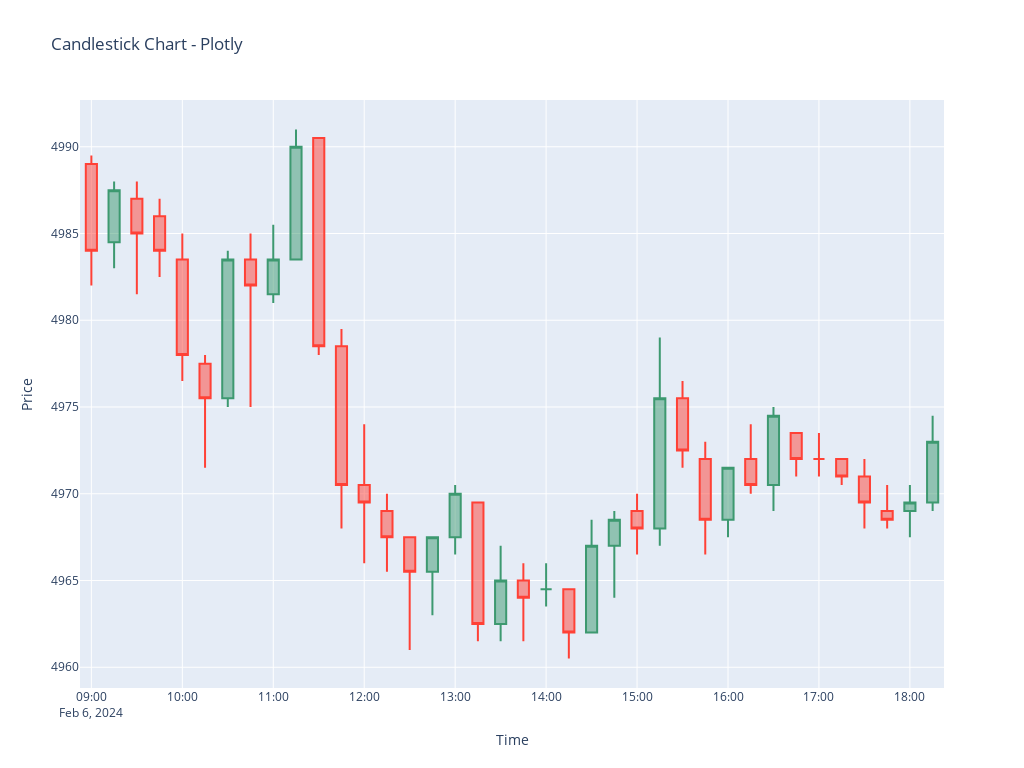

The notebook cell this image was saved under:
### Code cell
%matplotlib inline
import pandas as pd
import numpy as np
import matplotlib.pyplot as plt
import seaborn as sns
from xgboost import XGBRegressor
from sklearn.impute import KNNImputer
from sklearn.preprocessing import MinMaxScaler, StandardScaler, OrdinalEncoder, LabelEncoder, RobustScaler
from sklearn.feature_selection import mutual_info_regression
from sklearn.decomposition import PCA
from sklearn.neural_network import MLPRegressor
from sklearn.ensemble import VotingRegressor
from sklearn.model_selection import train_test_split
from sklearn.pipeline import Pipeline
from matplotlib.colors import Normalize
from catboost import CatBoostRegressor
import plotly.graph_objects as go

# Load Data
df = pd.read_csv("C:/Users/coimb/Documents/EBAC/csv_data_dol_og.csv", sep=";")  # Load dataset
df.columns = df.columns.map(str)  # Ensure column names are strings
df = df.reset_index(drop=True)  # Reset index

# Convert Data Column
df["Data"] = pd.to_datetime(df["Data"], format="%d/%m/%Y %H:%M:%S.%f")
df["Valor"] = pd.to_numeric(df["Valor"].str.replace(".", "").str.replace(",", "."), errors='coerce')  # Convert "Valor" column to numeric

# Debug: Check Data
df.info()

# Set datetime index
df.set_index("Data", inplace=True)

# Resample Data to 1-minute Intervals and Calculate OHLC
ohlc = df["Valor"].resample("15T").ohlc()

# Drop NaN values
ohlc.dropna(inplace=True)

# Flatten MultiIndex Columns
ohlc.columns = ['open', 'high', 'low', 'close']

# Debug: Print Data After Resampling
print("Data After Resampling:\n", ohlc.head())

# Plot Candlestick Chart
fig = go.Figure(data=[go.Candlestick(
    x=ohlc.index,
    open=ohlc['open'],
    high=ohlc['high'],
    low=ohlc['low'],
    close=ohlc['close'],
    
)])

# Customize Layout
fig.update_layout(
    title="Candlestick Chart - Plotly",
    xaxis_title="Time",
    yaxis_title="Price",
    xaxis_rangeslider_visible=False,
    width=1024,
    height=768
)

# Show Plot
fig.show()

### Figure 1 — Plotly figure (JSON) as saved in the notebook; plotly's stock layout.template omitted (floating-point values rounded to 4 significant figures)
{"data": [{"close": [4984, 4988.0, 4985, 4984, 4978, 4976.0, 4984.0, 4982, 4984.0, 4990, 4978.0, 4970.0, 4970.0, 4968.0, 4966.0, 4968.0, 4970, 4962.0, 4965, 4964, 4964.0, 4962, 4967, 4968.0, 4968, 4976.0, 4972.0, 4968.0, 4972.0, 4970.0, 4974.0, 4972, 4972, 4971, 4970.0, 4968.0, 4970.0, 4973], "high": [4990.0, 4988, 4988, 4987, 4985, 4978, 4984, 4985, 4986.0, 4991, 4990.0, 4980.0, 4974, 4970, 4968.0, 4968.0, 4970.0, 4970.0, 4967, 4966, 4966, 4964.0, 4968.0, 4969, 4970, 4979, 4976.0, 4973, 4972.0, 4974, 4975, 4974.0, 4974.0, 4972, 4972, 4970.0, 4970.0, 4974.0], "low": [4982, 4983, 4982.0, 4982.0, 4976.0, 4972.0, 4975, 4975, 4981, 4984.0, 4978, 4968, 4966, 4966.0, 4961, 4963, 4966.0, 4962.0, 4962.0, 4962.0, 4964.0, 4960.0, 4962, 4964, 4966.0, 4967, 4972.0, 4966.0, 4968.0, 4970, 4969, 4971, 4971, 4970.0, 4968, 4968, 4968.0, 4969], "open": [4989, 4984.0, 4987, 4986, 4984.0, 4978.0, 4976.0, 4984.0, 4982.0, 4984.0, 4990.0, 4978.0, 4970.0, 4969, 4968.0, 4966.0, 4968.0, 4970.0, 4962.0, 4965, 4964.0, 4964.0, 4962, 4967, 4969, 4968, 4976.0, 4972, 4968.0, 4972, 4970.0, 4974.0, 4972, 4972, 4971, 4969, 4969, 4970.0], "type": "candlestick", "x": ["2024-02-06T09:00:00", "2024-02-06T09:15:00", "2024-02-06T09:30:00", "2024-02-06T09:45:00", "2024-02-06T10:00:00", "2024-02-06T10:15:00", "2024-02-06T10:30:00", "2024-02-06T10:45:00", "2024-02-06T11:00:00", "2024-02-06T11:15:00", "2024-02-06T11:30:00", "2024-02-06T11:45:00", "2024-02-06T12:00:00", "2024-02-06T12:15:00", "2024-02-06T12:30:00", "2024-02-06T12:45:00", "2024-02-06T13:00:00", "2024-02-06T13:15:00", "2024-02-06T13:30:00", "2024-02-06T13:45:00", "2024-02-06T14:00:00", "2024-02-06T14:15:00", "2024-02-06T14:30:00", "2024-02-06T14:45:00", "2024-02-06T15:00:00", "2024-02-06T15:15:00", "2024-02-06T15:30:00", "2024-02-06T15:45:00", "2024-02-06T16:00:00", "2024-02-06T16:15:00", "2024-02-06T16:30:00", "2024-02-06T16:45:00", "2024-02-06T17:00:00", "2024-02-06T17:15:00", "2024-02-06T17:30:00", "2024-02-06T17:45:00", "2024-02-06T18:00:00", "2024-02-06T18:15:00"]}], "layout": {"height": 768, "title": {"text": "Candlestick Chart - Plotly"}, "width": 1024, "xaxis": {"rangeslider": {"visible": false}, "title": {"text": "Time"}}, "yaxis": {"title": {"text": "Price"}}}}
